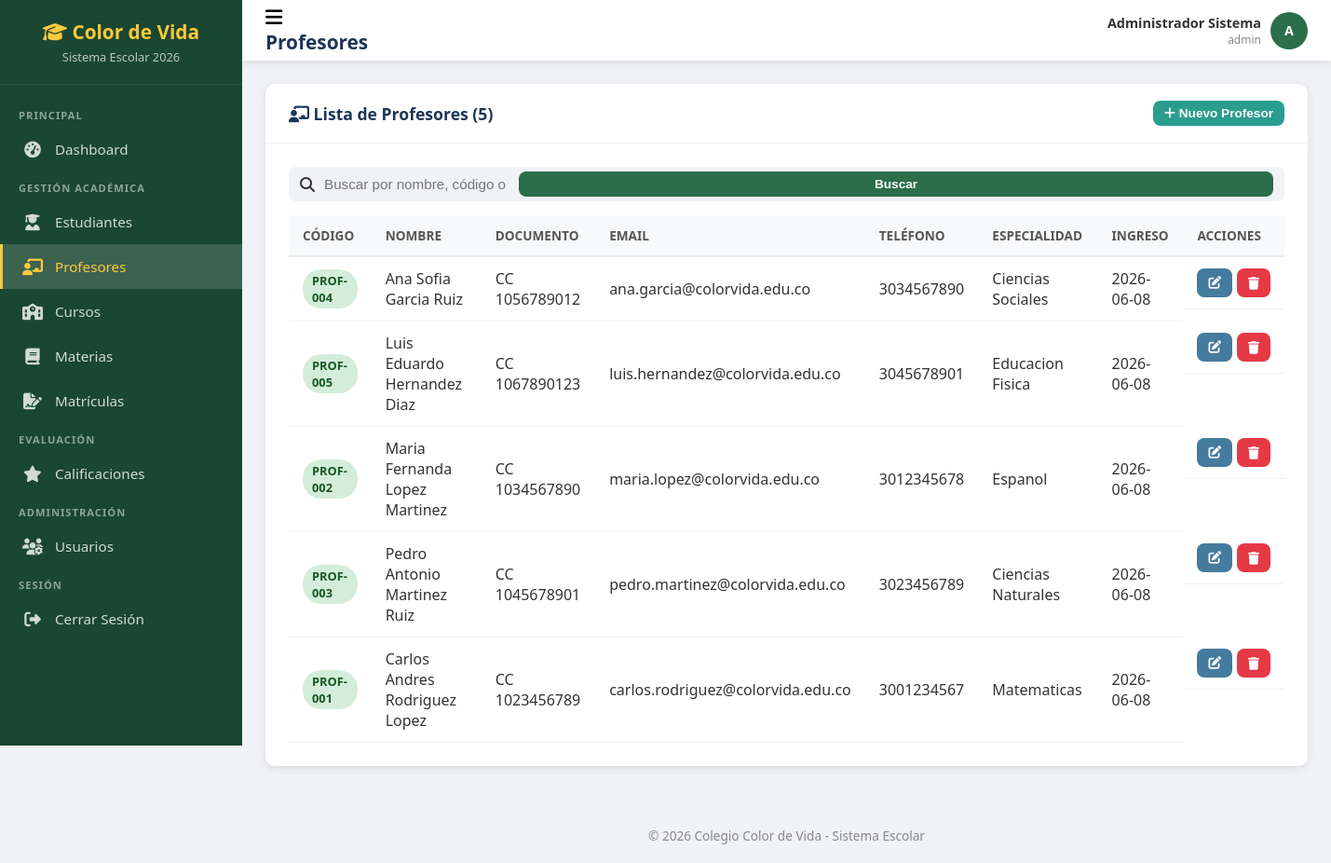
The app's page /profesores.php (signed in) with its own data.
### tables this page shows
CREATE TABLE `profesores` (
  `id` int(11) NOT NULL AUTO_INCREMENT,
  `usuario_id` int(11) DEFAULT NULL,
  `codigo` varchar(20) NOT NULL,
  `nombre` varchar(100) NOT NULL,
  `apellido` varchar(100) NOT NULL,
  `tipo_documento` varchar(10) DEFAULT 'CC',
  `documento` varchar(20) NOT NULL,
  `email` varchar(150) DEFAULT NULL,
  `telefono` varchar(20) DEFAULT NULL,
  `direccion` varchar(200) DEFAULT NULL,
  `especialidad` varchar(200) DEFAULT NULL,
  `fecha_nacimiento` date DEFAULT NULL,
  `fecha_ingreso` date DEFAULT curdate(),
  `activo` tinyint(1) DEFAULT 1,
  `foto` varchar(255) DEFAULT NULL,
  `creado_en` timestamp NULL DEFAULT current_timestamp(),
  PRIMARY KEY (`id`),
  UNIQUE KEY `codigo` (`codigo`),
  UNIQUE KEY `documento` (`documento`),
  UNIQUE KEY `usuario_id` (`usuario_id`)
);

### profesores.php (the view, shortened to what this page needs)
<?php
require_once 'includes/header.php';
require_once 'includes/db.php';
$buscar = trim($_GET['buscar'] ?? '');
$where = $buscar ? "WHERE p.activo=1 AND (p.nombre LIKE ? OR p.apellido LIKE ? OR p.codigo LIKE ? OR p.especialidad LIKE ?)" : "WHERE p.activo=1";
$params = $buscar ? ["%$buscar%","%$buscar%","%$buscar%","%$buscar%"] : [];
$stmt = $pdo->prepare("SELECT p.* FROM profesores p $where ORDER BY p.apellido, p.nombre");
$stmt->execute($params);
$profesores = $stmt->fetchAll();
?>
<div class="card">
    <div class="card-header">
        <h2><i class="fas fa-chalkboard-teacher"></i> Lista de Profesores (<?= count($profesores) ?>)</h2>
        <button class="btn btn-success btn-sm" onclick="openModal('modal-nuevo')">
            <i class="fas fa-plus"></i> Nuevo Profesor
        </button>
    </div>
    <div class="card-body">
        <form method="GET" class="search-box">
            <i class="fas fa-search"></i>
            <input type="text" name="buscar" placeholder="Buscar por nombre, código o especialidad..." value="<?= htmlspecialchars($buscar) ?>">
            <button type="submit" class="btn btn-sm btn-primary">Buscar</button>
        </form>
        <div class="table-responsive">
            <table>
                <thead>
                    <tr>
                        <th>Código</th>
                        <th>Nombre</th>
                        <th>Documento</th>
                        <th>Email</th>
                        <th>Teléfono</th>
                        <th>Especialidad</th>
                        <th>Ingreso</th>
                        <th>Acciones</th>
                    </tr>
                </thead>
                <tbody>
                    <?php foreach ($profesores as $p): ?>
                    <tr>
                        <td><span class="badge badge-success"><?= $p['codigo'] ?></span></td>
                        <td><?= htmlspecialchars($p['nombre'] . ' ' . $p['apellido']) ?></td>
                        <td><?= $p['tipo_documento'] . ' ' . $p['documento'] ?></td>
                        <td><?= htmlspecialchars($p['email'] ?? '-') ?></td>
                        <td><?= htmlspecialchars($p['telefono'] ?? '-') ?></td>
                        <td><?= htmlspecialchars($p['especialidad'] ?? '-') ?></td>
                        <td><?= $p['fecha_ingreso'] ?></td>
                        <td class="actions">
                            <button class="btn btn-sm btn-info" onclick='openEditModal(<?= json_encode($p) ?>)' title="Editar"><i class="fas fa-edit"></i></button>
                            <a href="?delete=<?= $p['id'] ?>" class="btn btn-sm btn-danger" onclick="return confirm('¿Desactivar este profesor?')" title="Desactivar"><i class="fas fa-trash"></i></a>
                        </td>
                    </tr>
                    <?php endforeach; ?>
                </tbody>
            </table>
        </div>
    </div>
</div>
<?php require_once 'includes/footer.php'; ?>

### css/estilos.css (style rules this page uses)
:root { --primary: #2c6e49; --primary-dark: #1a4731; --primary-light: #4c956c; --secondary: #fefee3; --accent: #ffc93c; --danger: #e63946; --warning: #f4a261; --info: #457b9d; --dark: #1d3557; --light: #f1faee; --sidebar-width: 260px; --header-height: 65px; --shadow: 0 2px 10px rgba(0,0,0,0.1); --radius: 10px; }
* { margin: 0; padding: 0; box-sizing: border-box; }
body { font-family: 'Segoe UI', Tahoma, Geneva, Verdana, sans-serif; background-color: #f0f2f5; color: #333; min-height: 100vh; }
.btn { display: inline-block; padding: 12px 24px; border: none; border-radius: 8px; cursor: pointer; font-size: 1rem; font-weight: 600; text-decoration: none; transition: all 0.3s; text-align: center; }
.btn-primary { background: var(--primary); color: white; width: 100%; }
.btn-danger { background: var(--danger); color: white; }
.btn-info { background: var(--info); color: white; }
.btn-success { background: #2a9d8f; color: white; }
.btn-sm { padding: 6px 12px; font-size: 0.85rem; }
.card { background: white; border-radius: var(--radius); box-shadow: var(--shadow); margin-bottom: 20px; }
.card-header { padding: 18px 25px; border-bottom: 1px solid #eee; display: flex; align-items: center; justify-content: space-between; }
.card-header h2 { font-size: 1.1rem; color: var(--dark); }
.card-body { padding: 25px; }
.table-responsive { overflow-x: auto; }
table { width: 100%; border-collapse: collapse; }
table th { background: #f8f9fa; padding: 12px 15px; text-align: left; font-weight: 600; color: #555; font-size: 0.85rem; text-transform: uppercase; border-bottom: 2px solid #e9ecef; }
table td { padding: 12px 15px; border-bottom: 1px solid #f0f0f0; vertical-align: middle; }
.badge { display: inline-block; padding: 3px 10px; border-radius: 20px; font-size: 0.8rem; font-weight: 600; }
.badge-success { background: #d4edda; color: #155724; }
.actions { display: flex; gap: 5px; }
.search-box { display: flex; align-items: center; background: #f0f2f5; border-radius: 8px; padding: 0 12px; margin-bottom: 15px; }
.search-box input { border: none; background: none; padding: 10px; flex: 1; font-size: 0.95rem; }

### records on screen
profesores: codigo "PROF-004", nombre+apellido "Ana Sofia Garcia Ruiz", tipo_documento "CC", documento "1056789012", email "ana.garcia@colorvida.edu.co", telefono "3034567890", especialidad "Ciencias Sociales", fecha_ingreso "2026-06-08"
profesores: codigo "PROF-005", nombre+apellido "Luis Eduardo Hernandez Diaz", tipo_documento "CC", documento "1067890123", email "luis.hernandez@colorvida.edu.co", telefono "3045678901", especialidad "Educacion Fisica", fecha_ingreso "2026-06-08"
profesores: codigo "PROF-002", nombre+apellido "Maria Fernanda Lopez Martinez", tipo_documento "CC", documento "1034567890", email "maria.lopez@colorvida.edu.co", telefono "3012345678", especialidad "Espanol", fecha_ingreso "2026-06-08"
profesores: codigo "PROF-003", nombre+apellido "Pedro Antonio Martinez Ruiz", tipo_documento "CC", documento "1045678901", email "pedro.martinez@colorvida.edu.co", telefono "3023456789", especialidad "Ciencias Naturales", fecha_ingreso "2026-06-08"
profesores: codigo "PROF-001", nombre+apellido "Carlos Andres Rodriguez Lopez", tipo_documento "CC", documento "1023456789", email "carlos.rodriguez@colorvida.edu.co", telefono "3001234567", especialidad "Matematicas", fecha_ingreso "2026-06-08"

### other values on screen
$pagina_titulo "Profesores"
$nombre_usuario "Administrador Sistema"
$rol_usuario "admin"
$inicial "A"
count($profesores) "5"
